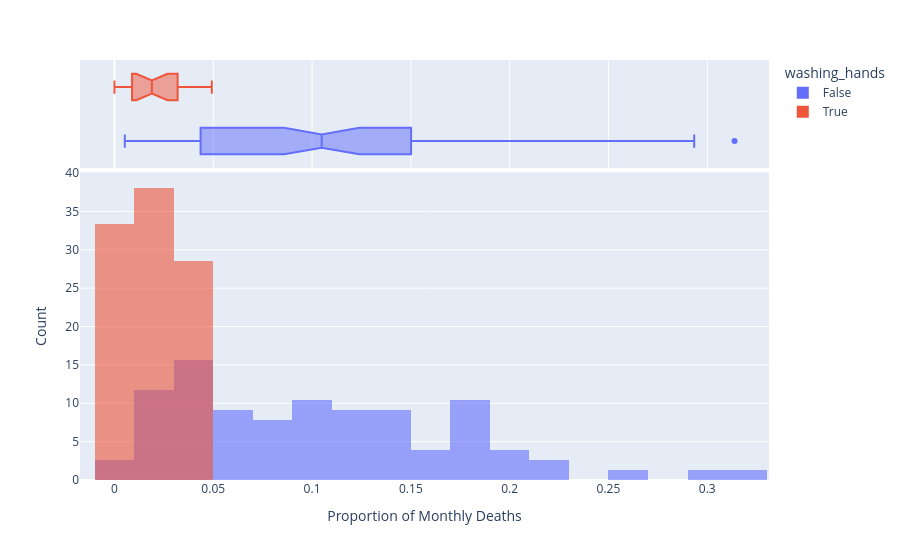

Here is the notebook cell this chart was saved with:
### Markdown cell above
### Use Histograms to Visualise the Monthly Distribution of Outcomes

**Challenge**: Create a [plotly histogram](https://plotly.com/python/histograms/) to show the monthly percentage of deaths. 

* Use docs to check out the available parameters. Use the [`color` parameter](https://plotly.github.io/plotly.py-docs/generated/plotly.express.histogram.html) to display two overlapping histograms.
* The time period of handwashing is shorter than not handwashing. Change `histnorm` to `percent` to make the time periods comparable. 
* Make the histograms slighlty transparent
* Experiment with the number of bins on the histogram. Which number work well in communicating the range of outcomes?
* Just for fun, display your box plot on the top of the histogram using the `marginal` parameter.

### Code cell
# Create a plotly histogram to show the monthly percentage of deaths.

# Use docs to check out the available parameters. Use the color parameter to display 
# two overlapping histograms.

# The time period of handwashing is shorter than not handwashing. Change histnorm to 
# percent to make the time periods comparable.

# Make the histograms slightly transparent

# Experiment with the number of bins on the histogram. Which number works well in 
# communicating the range of outcomes?

fig = px.histogram(df_monthly, 
                   x='pct_deaths', 
                   color='washing_hands', 
                   histnorm='percent',
                   opacity=0.6,
                   nbins=30, 
                   barmode='overlay',
                   marginal='box')

fig.update_layout(xaxis_title='Proportion of Monthly Deaths',
                   yaxis_title='Count',)
 
fig.show()

### Figure 1 — Plotly figure (JSON) as saved in the notebook; plotly's stock layout.template omitted (floating-point values rounded to 4 significant figures)
{"data": [{"bingroup": "x", "histnorm": "percent", "hovertemplate": "washing_hands=False<br>pct_deaths=%{x}<br>percent=%{y}<extra></extra>", "legendgroup": "False", "marker": {"color": "#636efa", "opacity": 0.6, "pattern": {"shape": ""}}, "name": "False", "nbinsx": 30, "orientation": "v", "showlegend": true, "type": "histogram", "x": [0.1457, 0.07531, 0.04332, 0.01569, 0.007843, 0.05, 0.08421, 0.01351, 0.01878, 0.1102, 0.2255, 0.2085, 0.1222, 0.1023, 0.1074, 0.03226, 0.06593, 0.2078, 0.2546, 0.1839, 0.2934, 0.2297, 0.3138, 0.1912, 0.1597, 0.1241, 0.1193, 0.06098, 0.04082, 0.005236, 0.01554, 0.02262, 0.176, 0.07143, 0.08051, 0.1516, 0.1128, 0.1703, 0.1731, 0.05833, 0.02679, 0.04369, 0.0632, 0.01224, 0.03226, 0.1102, 0.1055, 0.07591, 0.04745, 0.04452, 0.04231, 0.04392, 0.07143, 0.06122, 0.03586, 0.1055, 0.1484, 0.1094, 0.1049, 0.1339, 0.1809, 0.1543, 0.1897, 0.1344, 0.1015, 0.131, 0.1806, 0.1439, 0.1496, 0.1077, 0.05369, 0.03215, 0.01923, 0.03607, 0.1827, 0.1224, 0.02239], "xaxis": "x", "yaxis": "y"}, {"hovertemplate": "washing_hands=False<br>pct_deaths=%{x}<extra></extra>", "legendgroup": "False", "marker": {"color": "#636efa"}, "name": "False", "notched": true, "showlegend": false, "type": "box", "x": [0.1457, 0.07531, 0.04332, 0.01569, 0.007843, 0.05, 0.08421, 0.01351, 0.01878, 0.1102, 0.2255, 0.2085, 0.1222, 0.1023, 0.1074, 0.03226, 0.06593, 0.2078, 0.2546, 0.1839, 0.2934, 0.2297, 0.3138, 0.1912, 0.1597, 0.1241, 0.1193, 0.06098, 0.04082, 0.005236, 0.01554, 0.02262, 0.176, 0.07143, 0.08051, 0.1516, 0.1128, 0.1703, 0.1731, 0.05833, 0.02679, 0.04369, 0.0632, 0.01224, 0.03226, 0.1102, 0.1055, 0.07591, 0.04745, 0.04452, 0.04231, 0.04392, 0.07143, 0.06122, 0.03586, 0.1055, 0.1484, 0.1094, 0.1049, 0.1339, 0.1809, 0.1543, 0.1897, 0.1344, 0.1015, 0.131, 0.1806, 0.1439, 0.1496, 0.1077, 0.05369, 0.03215, 0.01923, 0.03607, 0.1827, 0.1224, 0.02239], "xaxis": "x2", "yaxis": "y2"}, {"bingroup": "x", "histnorm": "percent", "hovertemplate": "washing_hands=True<br>pct_deaths=%{x}<br>percent=%{y}<extra></extra>", "legendgroup": "True", "marker": {"color": "#EF553B", "opacity": 0.6, "pattern": {"shape": ""}}, "name": "True", "nbinsx": 30, "orientation": "v", "showlegend": true, "type": "histogram", "x": [0.012, 0.01894, 0.0458, 0.03957, 0.04472, 0.0293, 0.03534, 0.006873, 0.0, 0.006557, 0.009585, 0.01136, 0.003717, 0.0, 0.009615, 0.02341, 0.02903, 0.0134, 0.02233, 0.03085, 0.04926], "xaxis": "x", "yaxis": "y"}, {"hovertemplate": "washing_hands=True<br>pct_deaths=%{x}<extra></extra>", "legendgroup": "True", "marker": {"color": "#EF553B"}, "name": "True", "notched": true, "showlegend": false, "type": "box", "x": [0.012, 0.01894, 0.0458, 0.03957, 0.04472, 0.0293, 0.03534, 0.006873, 0.0, 0.006557, 0.009585, 0.01136, 0.003717, 0.0, 0.009615, 0.02341, 0.02903, 0.0134, 0.02233, 0.03085, 0.04926], "xaxis": "x2", "yaxis": "y2"}], "layout": {"barmode": "overlay", "legend": {"title": {"text": "washing_hands"}, "tracegroupgap": 0}, "margin": {"t": 60}, "xaxis": {"anchor": "y", "domain": [0, 1], "title": {"text": "Proportion of Monthly Deaths"}}, "xaxis2": {"anchor": "y2", "domain": [0, 1], "matches": "x", "showgrid": true, "showticklabels": false}, "yaxis": {"anchor": "x", "domain": [0, 0.7326], "title": {"text": "Count"}}, "yaxis2": {"anchor": "x2", "domain": [0.7426, 1], "matches": "y2", "showgrid": false, "showline": false, "showticklabels": false, "ticks": ""}}}
